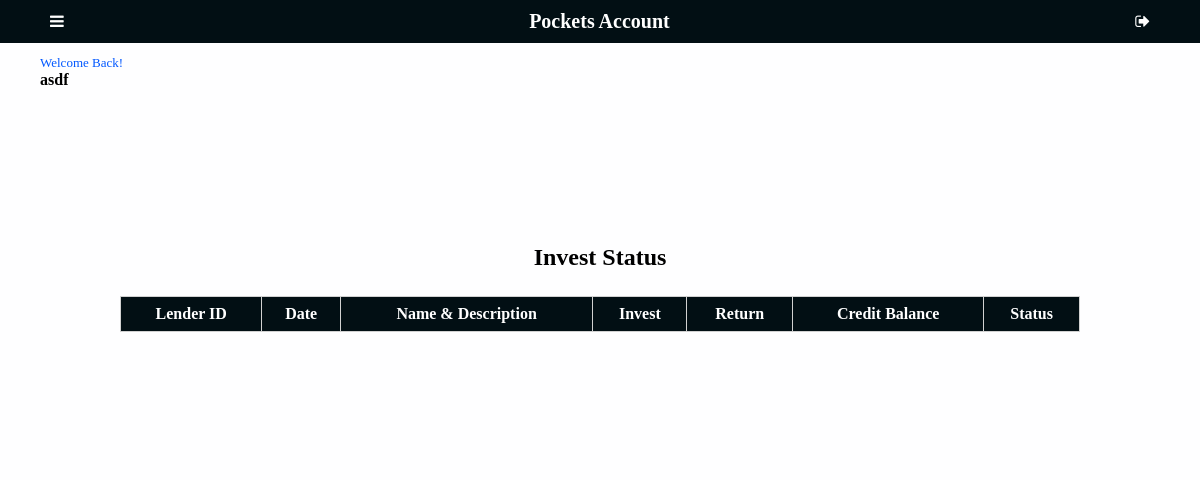
/invest/ (signed in), run on an earlier commit of the app's database.
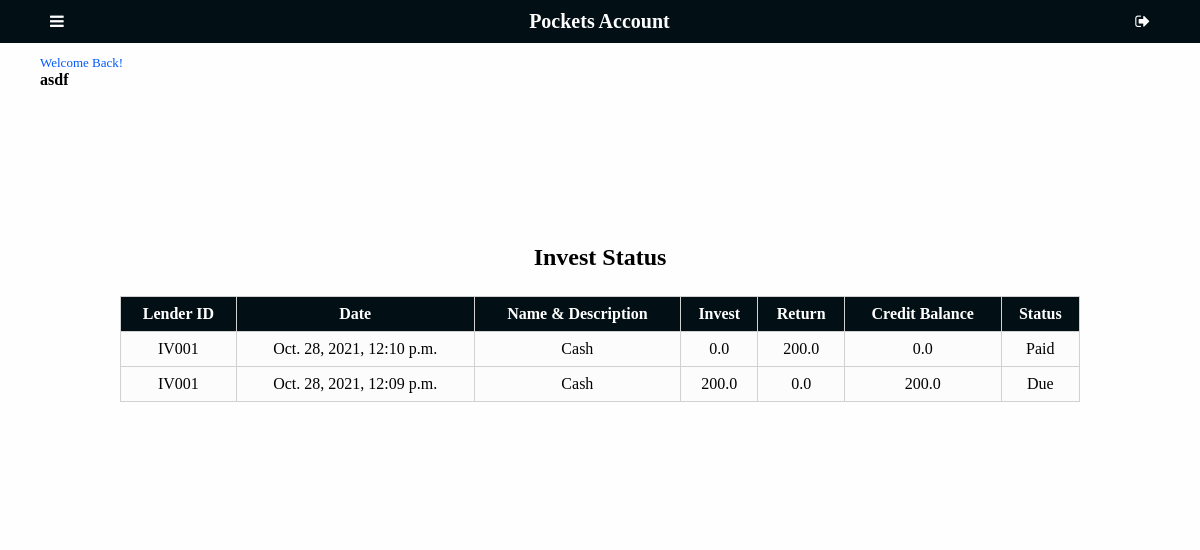
And on a later commit of the database.
### app/models.py (models this page shows)
class Invest(models.Model):
    lender = models.ForeignKey(Lender, on_delete=models.SET_NULL, blank=True, null=True)
    description = models.TextField(blank=True, null= True)
    invest = models.FloatField(default=0, null=True, blank=True)
    retern = models.FloatField(default=0, null=True, blank=True)
    balance = models.FloatField(default=0, null=True, blank=True)
    date = models.DateTimeField(auto_now_add=True)
    status = models.BooleanField(default=False, null=True, blank=False)

class Lender(models.Model):
    lenderName = models.CharField(max_length=50)
    phone = models.CharField(max_length=15, blank=True, null= True)
    address = models.TextField(blank=True, null= True)
    img = models.ImageField(upload_to='pics', null=True, blank=True)
    investor = models.ForeignKey(User, on_delete=models.SET_NULL, blank=True, null=True)
    totalbalance = models.FloatField(default=0, null=True, blank=True)
    def __str__(self):
        return "IV00" +str(self.id)

### app/views.py (the view)
# urls.py: path('invest/', views.invest, name='invest'),
@login_required(login_url='login')
def invest(request):
    profile = Lender.objects.filter(investor=request.user.id).all()
    accounts = Invest.objects.filter(lender__in=profile).order_by('-date')
    return render(request, "app/invest.html",{
        "accounts":accounts,
    })

### app/templates/app/invest.html (shortened to what this page needs)
{% extends "app/layout.html" %}
{% block body %}
<main>
    <div class="tablecontainer">
        <h2>Invest Status</h2>
        <table>
            <tr>
                <th>Lender ID</th>
                <th>Date</th>
                <th>Name & Description</th>
                <th>Invest</th>
                <th>Return</th>
                <th>Credit Balance</th>
                <th>Status</th>
            </tr>
            {% for account in accounts %}
            <tr>
                <td>{{ account.lender }}</td>
                <td>{{ account.date }}</td>
                <td>{{ account.description }}</td>
                <td>{{ account.invest }}</td>
                <td>{{ account.retern }}</td>
                <td>{{ account.balance }}</td>
                {% if account.status %}
                  <td>Paid</td>
                {% else %}
                <td>Due</td>
                {% endif %}
            </tr>
            {% endfor %}
        </table>
    </div>
</main>
{% endblock %}

### app/templates/app/layout.html (shortened to what this page needs)
{% load static %}
<!DOCTYPE html>
<html lang="en">
<head>
    <link rel="stylesheet" type="text/css" href="{% static 'app/css/main.css' %}">
    <link rel="stylesheet" type="text/css" href="{% static 'app/css/font-awesome.css' %}">
</head>
<body>
    <nav>
        {% if user.is_authenticated %}
        <a onclick="openNav()"></a>
        {% endif %}
        <span class="had"> <a href="{% url 'index' %}">Pockets Account</a></span>
    {% if user.is_authenticated %}
       <a href="{% url 'logout' %}"></a>
    {% endif %}
    </nav>
    {% if user.is_authenticated %}
    <div class="n">
        <span class="cardtitle welcome">Welcome Back!</span></br>
        <h4>{{ user }}</h4>
    </div>
    {% endif %}
    {% block body %}{% endblock %}
</body>
</html>

### app/static/app/css/main.css (style rules this page uses)
* { margin: 0; padding: 0; box-sizing: border-box; font-family: Serif; }
html { background-color: #d3d3d3; height: 100%; }
body { max-width: 1400px; margin: auto; background-color: #fefeff; height: 100%; }
nav { background-color: #020f14; color: #f1f1f1; display: flex; position: sticky; top: 0; align-items: center; justify-content: space-between; padding: 10px 50px; z-index: 1; }
.n { justify-content: left; padding: 10px 40px; }
.n h4 { margin-right: 15px; }
.n .welcome { color: #0057ff; }
.had { font-weight: bolder; font-size: 20px; }
main { display: flex; justify-content: center; flex-wrap: wrap; background-color: #fefeff; }
a { text-decoration: none; color: white; cursor: pointer; }
.cardtitle { font-size: 13px; }
.tablecontainer { text-align: center; margin: 10%; width: 80%; }
.tablecontainer h2 { margin: 25px; }
.tablecontainer table { border-collapse: collapse; width: 100%; background-color: #dfdfdf; }
th, td { text-align: center; padding: 8px; border: 1px solid #d1d1d1; background-color: #fcfcfc; }
th { background-color: #020f14; color: white; }
.totaldebitdeposit td, tr:nth-child(even) { background-color: rgba(0, 0, 0, 0.24); }

What changed in the data, as far as the page shows it:
added Invest: lender "IV001", date "Oct. 28, 2021, 12:10 p.m.", description "Cash", invest "0.0", retern "200.0", balance "0.0", status "Paid"
added Invest: lender "IV001", date "Oct. 28, 2021, 12:09 p.m.", description "Cash", invest "200.0", retern "0.0", balance "200.0", status "Due"
